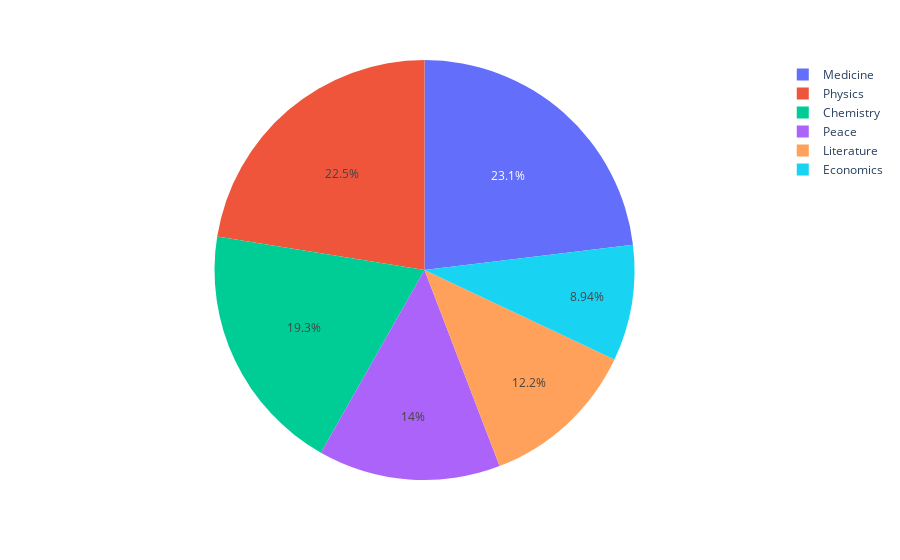

The code cell stored with this chart in its notebook:
### Code cell
cat_df = df_data.category.value_counts()
bar_chart = px.pie(cat_df, values=cat_df.values, names=cat_df.index, color_discrete_map='Aggrnyl')

bar_chart.show()
# most for physics , least for economics

### Figure 1 — Plotly figure (JSON) as saved in the notebook; plotly's stock layout.template omitted (floating-point values rounded to 4 significant figures)
{"data": [{"domain": {"x": [0, 1], "y": [0, 1]}, "hovertemplate": "index=%{label}<br>value=%{value}<extra></extra>", "labels": ["Medicine", "Physics", "Chemistry", "Peace", "Literature", "Economics"], "legendgroup": "", "name": "", "showlegend": true, "type": "pie", "values": [222, 216, 186, 135, 117, 86]}], "layout": {"legend": {"tracegroupgap": 0}, "margin": {"t": 60}}}
